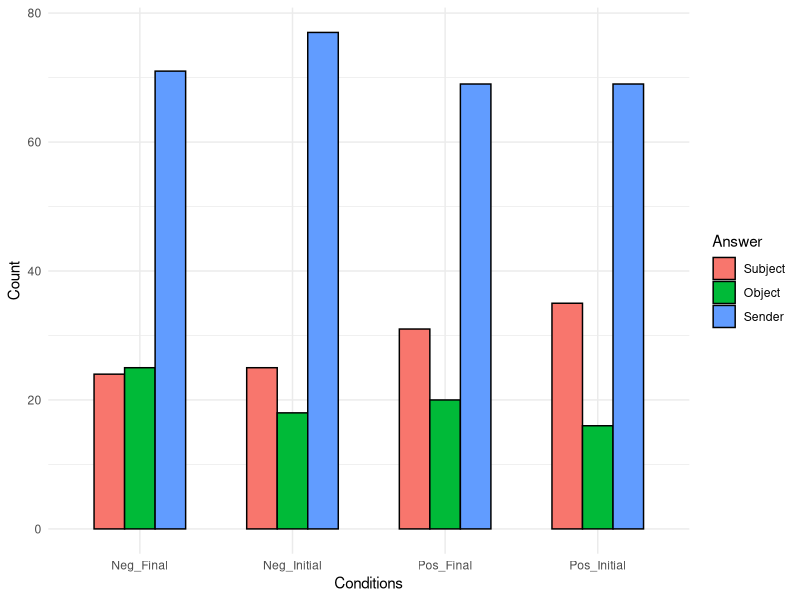
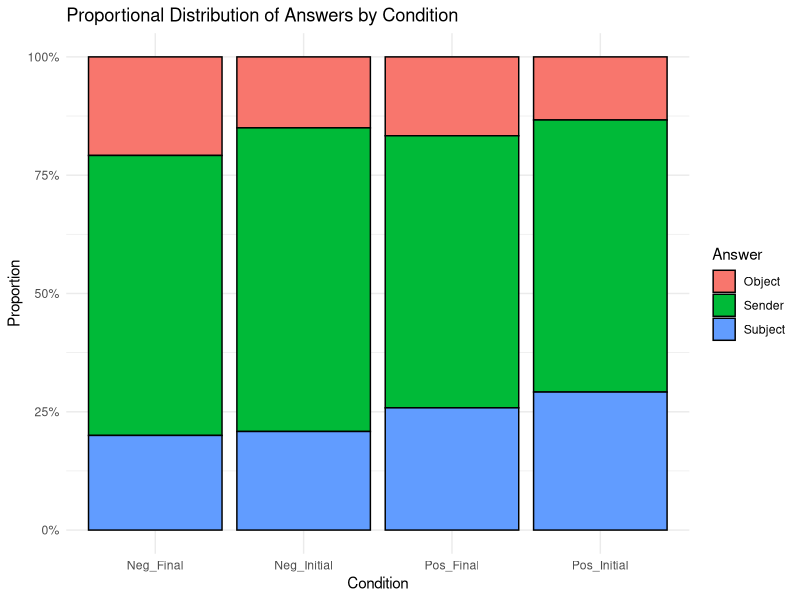
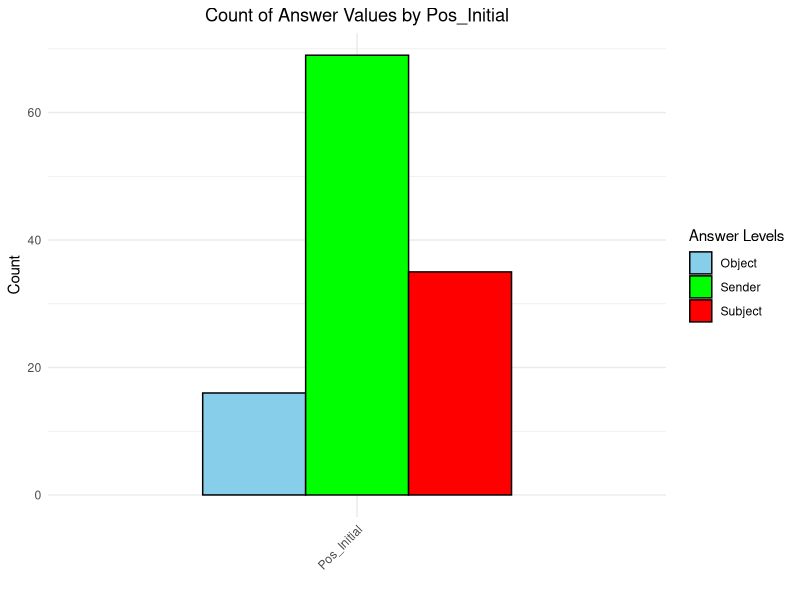
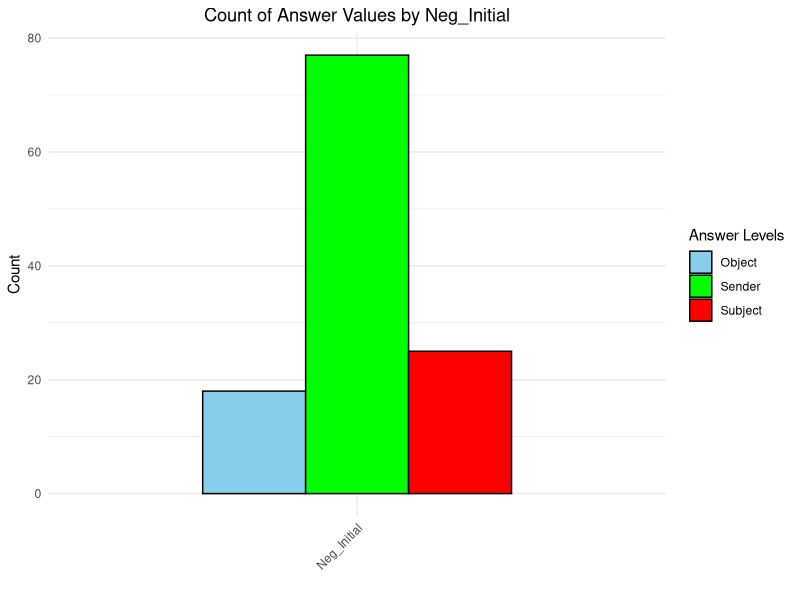
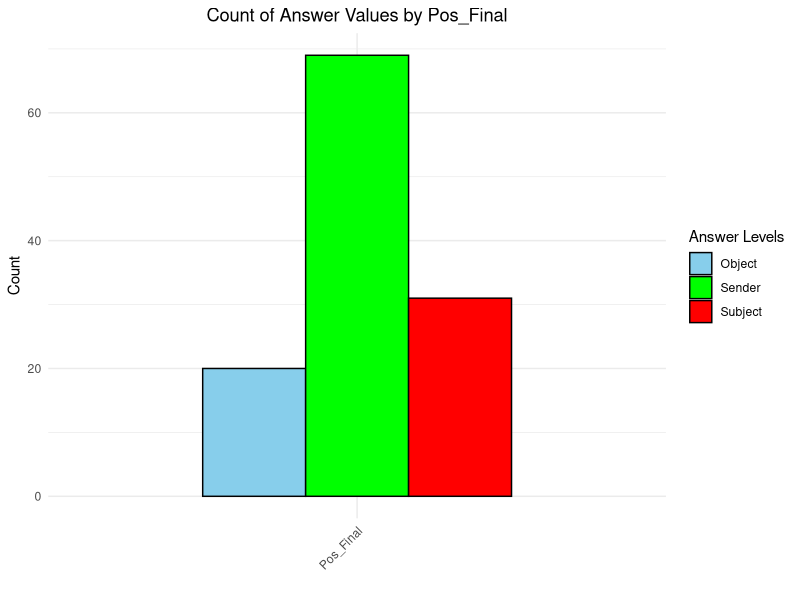
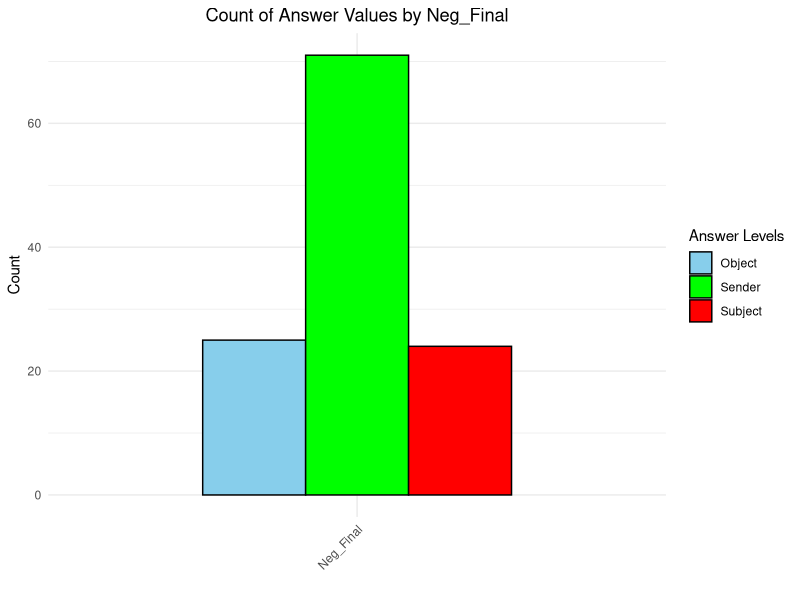

R code for these plots, in order:
#Install necessary packages
install.packages("dplyr","lme4","glmer","ggplot2","tidyr","languageR","sciplot","stats","plyr","lattice","lmerTest","car","ordinal")
library(lme4)
library(ggplot2)
library(dplyr)

setwd("C:/Users/magda/moje/LTE/psycholinguistics/emoji_analysis")
# setwd("/media/magda/9C33-6BBD/emojis")

#Importing the critical dataset + bio (change filepath to your own)
Emoj_EN <- read.csv("Emoji_Eng.csv", header=TRUE, sep=",")
Emoj_Bio <- read.csv("Emoji_Eng_Bio.csv", header=TRUE, sep=",")

# older versions:
# Emoj_EN <- read.csv("old_Emoji_Eng.csv", header=TRUE, sep=",")
# Emoj_Bio <- read.csv("old_Emoji_Eng_Bio.csv", header=TRUE, sep=",")

#Combine Datasets
Emoj_EN <- left_join(Emoj_EN, Emoj_Bio, by = "ID")

#MINE
# removing fillers
Emoj_EN %>% filter(Condition != "Filler") -> Emoj_EN

#See what the top 5 rows of your dataset look like
head(Emoj_EN)

#Turn the relevant dimensions into factors
Emoj_EN$ID <-as.factor(Emoj_EN$ID)
Emoj_EN$Condition <-as.factor(Emoj_EN$Condition)
Emoj_EN$Item_Num <-as.factor(Emoj_EN$Item_Num)
Emoj_EN$Answer <-as.factor(Emoj_EN$Answer)
Emoj_EN$Gender <-as.factor(Emoj_EN$Gender)
Emoj_EN$Use <-as.factor(Emoj_EN$Use)
Emoj_EN$Rec <-as.factor(Emoj_EN$Rec)
Emoj_EN$iOS <-as.factor(Emoj_EN$iOS)
Emoj_EN$Age <-as.factor(Emoj_EN$Age)

#Look at summary of dataset to make sure everything worked.
summary(Emoj_EN)

#See the total number of answers given per condition
table(Emoj_EN$Condition, Emoj_EN$Answer)

# Create a contingency table
answer_table <- table(Emoj_EN$Condition, Emoj_EN$Answer)

# Convert to percentages by row
answer_percent <- prop.table(answer_table, margin = 1) * 100

#See percentage of answers given per condition to 2 decimal places
round(answer_percent, 2)  

#Make subgroups to graph different representations

Pos_Initial = subset(Emoj_EN, Emoj_EN$Condition %in% c("Pos_Initial"))
Neg_Initial = subset(Emoj_EN, Emoj_EN$Condition %in% c("Neg_Initial"))
Pos_Final = subset(Emoj_EN, Emoj_EN$Condition %in% c("Pos_Final"))
Neg_Final = subset(Emoj_EN, Emoj_EN$Condition %in% c("Neg_Final"))


#Plot your data - proportions of answers given per condition
png("C:/Users/magda/moje/LTE/psycholinguistics/emoji_analysis/plots/eng_distribution.png", width=700)
ggplot(Emoj_EN, aes(x = Condition, fill = Answer)) +
  geom_bar(position = "fill", color = "black") +
  scale_y_continuous(labels = scales::percent) +  # Convert y-axis to percentages
  labs(
    x = "Condition",
    y = "Proportion",
    fill = "Answer",
    title = "Proportional Distribution of Answers by Condition"
  ) +
  theme_minimal()
dev.off()


#Pos_Initial Graph of Choices
png("C:/Users/magda/moje/LTE/psycholinguistics/emoji_analysis/plots/eng_pos_initial.png", width=700)
ggplot(Pos_Initial, aes(x = Condition, fill = as.factor(Answer))) +
  geom_bar(position = "dodge", color = "black", width = 0.6) +
  scale_fill_manual(values = c("Subject" = "red", "Object" = "skyblue", "Sender" = "green")) +
  labs(
    x = "",
    y = "Count",  # Reflects counts of values
    title = "Count of Answer Values by Pos_Initial",
    fill = "Answer Levels"
  ) +
  theme_minimal() +
  theme(
    axis.text.x = element_text(angle = 45, hjust = 1),
    plot.title = element_text(hjust = 0.5)
  )
dev.off()

#Neg_Initial Graph of Choices
png("C:/Users/magda/moje/LTE/psycholinguistics/emoji_analysis/plots/eng_neg_initial.png", width=700)
ggplot(Neg_Initial, aes(x = Condition, fill = as.factor(Answer))) +
  geom_bar(position = "dodge", color = "black", width = 0.6) +
  scale_fill_manual(values = c("Subject" = "red", "Object" = "skyblue", "Sender" = "green")) +
  labs(
    x = "",
    y = "Count",  # Reflects counts of values
    title = "Count of Answer Values by Neg_Initial",
    fill = "Answer Levels"
  ) +
  theme_minimal() +
  theme(
    axis.text.x = element_text(angle = 45, hjust = 1),
    plot.title = element_text(hjust = 0.5)
  )
dev.off()

#Pos_Final Graph of Choices
png("C:/Users/magda/moje/LTE/psycholinguistics/emoji_analysis/plots/eng_pos_final.png", width=700)
ggplot(Pos_Final, aes(x = Condition, fill = as.factor(Answer))) +
  geom_bar(position = "dodge", color = "black", width = 0.6) +
  scale_fill_manual(values = c("Subject" = "red", "Object" = "skyblue", "Sender" = "green")) +
  labs(
    x = "",
    y = "Count",  # Reflects counts of values
    title = "Count of Answer Values by Pos_Final",
    fill = "Answer Levels"
  ) +
  theme_minimal() +
  theme(
    axis.text.x = element_text(angle = 45, hjust = 1),
    plot.title = element_text(hjust = 0.5)
  )
dev.off()

#Neg_Final Graph of Choices
png("C:/Users/magda/moje/LTE/psycholinguistics/emoji_analysis/plots/eng_neg_final.png", width=700)
ggplot(Neg_Final, aes(x = Condition, fill = as.factor(Answer))) +
  geom_bar(position = "dodge", color = "black", width = 0.6) +
  scale_fill_manual(values = c("Subject" = "red", "Object" = "skyblue", "Sender" = "green")) +
  labs(
    x = "",
    y = "Count",  # Reflects counts of values
    title = "Count of Answer Values by Neg_Final",
    fill = "Answer Levels"
  ) +
  theme_minimal() +
  theme(
    axis.text.x = element_text(angle = 45, hjust = 1),
    plot.title = element_text(hjust = 0.5)
  )
dev.off()

# my plot :)
ggplot(Emoj_EN %>% group_by(Condition), 
       aes(x = Condition, 
           fill = factor(Answer, levels = c("Subject", "Object", "Sender")))) +
  geom_bar(position = "dodge", color = "black", width = 0.6) +
  labs(
    x = "Conditions",
    y = "Count",  # Reflects counts of values
    fill = "Answer"
  ) + theme_minimal()

#We will try some models


#First create binary factors for given answers
Emoj_EN$Object = ifelse(Emoj_EN$Answer == "Object", 1, 0)
Emoj_EN$Subject = ifelse(Emoj_EN$Answer == "Subject", 1, 0)
Emoj_EN$Sender = ifelse(Emoj_EN$Answer == "Sender", 1, 0)

#This model assesses the selection of Object (second character) across conditions
#What we find is that Pos_initial is the least favorable condition to choose Object
#Then followed by Neg_initial (which is on the verge of significance)
Obj_model <- glmer(Object ~ Condition + (1 | ID) + (1 | Item_Num), data = Emoj_EN,family = binomial)
summary(Obj_model)

#This model assesses the selection of Subject (first character) across conditions
#This time - Pos_initial is the most favorable condition to choose Subject 
#Then followed by Pos_Final (which is on the verge of significance)
Subj_model <- glmer(Subject ~ Condition + (1 | ID) + (1 | Item_Num), data = Emoj_EN,  family = binomial)
summary(Subj_model)

#This model assesses the selection of Sender (sender of text) across conditions
#Interestingly, Neg_Final condition is the most favorable condition to choose Sender
Send_model <- glmer(Sender ~ Condition + (1 | ID) + (1 | Item_Num), data = Emoj_EN,  family = binomial)
summary(Send_model)

# I'm just playing around here
summary(glmer(Sender ~ Condition + 
                (1 | ID) +
                (1 | iOS) +
                (1 | Age), 
              data = Emoj_EN,  family = binomial,
              control=glmerControl(optimizer="bobyqa",optCtrl=list(maxfun=2e5))))
